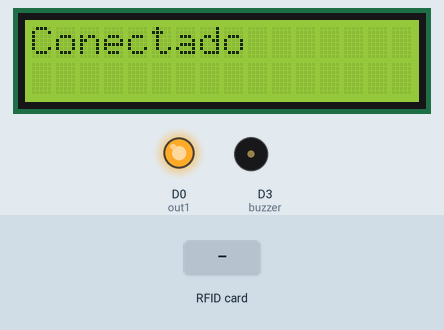
Simulated run of this sketch. Board: ESP8266 (NodeMCU). Shown: 16×2 character LCD, output pins drawn as LEDs (lit = HIGH), buzzer (waves = sounding). The inputs (shaded band) are chosen by the test bench. WiFi joins after 1.5 s; servers stay silent unless stated; uploads are accepted with an empty reply; EEPROM starts erased; what the sketch prints to the serial monitor is not drawn.

Above: at 2.8 s.
2.9 s: RFID card 5E 7A 19 C4 held to the reader
At 5.2 s:
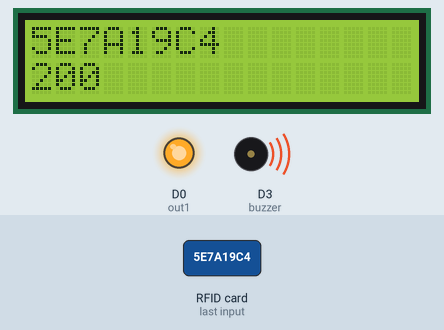
At 6.8 s:
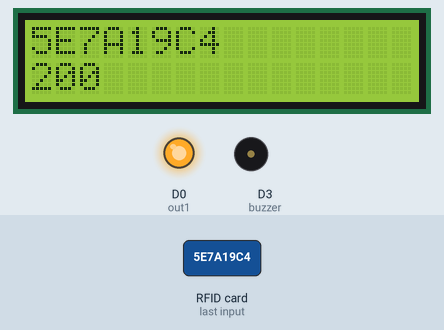
Timing chart, 0 to 8.3 s (numbered marks = the images above; inputs shaded):
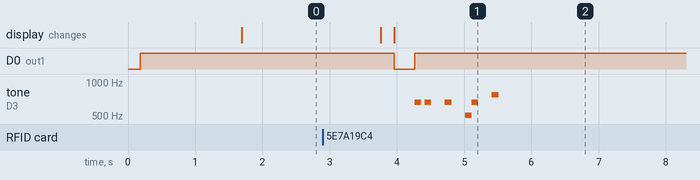

Measured:
- after the input at 2.9 s, D0 (out1): HIGH → LOW after 1.1 s, → HIGH 0.30 s later; tone on D3 (buzzer): plays 660 Hz for 0.10 s, 660 Hz for 0.10 s, 660 Hz for 0.10 s, 510 Hz for 0.10 s, 660 Hz for 0.10 s, 770 Hz for 0.10 s, starting after 1.4 s; the display: first changes after 0.86 s (image 1 shows a later state)

The sketch:

nodemcu.ino
```cpp
#include <Wire.h>
#include <EEPROM.h>
#include <ESP8266HTTPClient.h>
#include <ESP8266WiFi.h>
#include <LiquidCrystal_I2C.h>
#define SS_PIN D4
#define RST_PIN D8      //Não conectar esse pino na placa rc522, da erro ao gravar a placa
#include <SPI.h>
#include <MFRC522.h>
#define out1  16       // Saida D0 de 0V para rele de creditos
//#define out2         // Saida D3 de 0V para led vermelho indicador de erro
#define buzzer D3

//////////////////////////// DADOS PARA PREENCHER /////////////////////////

char* rede = "LOJA 01-Oi FIBRA 2.4Ghz";     // Digite o nome da rede wifi entre "aspas"
char* senha = "loteria01"; // Digite a senha da rede wifi entre "aspas"
String token = "eyJ0eXAiOiJKV1QiLCJhbGciOiJIUzI1NiJ9.eyJpZF9tYXF1aW5hIjoxLCJjb250cm9sX3N0ciI6IlhyeEVhTG83QkNRIn0.dTO0SwMCEt_y1acDqrZANRxEU5Yx5ZsM9Yjna601JA4";

/////////////////////////////////////////////////////////////////////////

LiquidCrystal_I2C lcd(0x27, 16, 2);
MFRC522 mfrc522(SS_PIN, RST_PIN);
int statuss = 0;
int out = 0;


struct responseHttp {
  int sts;
  String content;
};
struct responseHttp resp;


void setup()
{
  Serial.begin(9600);
  WiFi.begin(rede, senha);
  SPI.begin();
  mfrc522.PCD_Init();
  EEPROM.begin(512);

  lcd.begin(16,2);
  lcd.init();
  lcd.backlight();


  pinMode(out1, OUTPUT);
  //pinMode(out2, OUTPUT);

  digitalWrite(out1, HIGH);
  //digitalWrite(out2, HIGH);
  connectaWifi();


  Serial.println();
  Serial.println(EEPROM.read(10));
}

void loop() {

  String tag = "";
  connectaWifi();

  tag = readCard();
  if (tag != "") {
    validate(tag);
  }
  delay(1000);
}

void validate(String tag) {

  String link = "";
  Serial.println(tag);
  lcd.clear();
  lcd.setCursor(0, 0);
  lcd.print(tag);
  link = "/validate?tag=" + tag + "&token=" + token;

  resp = httpGet(link);

  lcd.setCursor(0, 1);
  lcd.print(resp.sts);

  Serial.println(resp.sts);
  Serial.println(resp.content);

  if (resp.sts == 200) {
    credito();
  } else {
    error();
  }
}
```

funcoes.ino
```cpp
void error() {
  mario2();
  //digitalWrite(out2, LOW);
  //delay(500);
  //digitalWrite(out2, HIGH);
}


void connectaWifi() {
  while (WiFi.status() != WL_CONNECTED) {
    delay(500);
    Serial.print("Conectando ao wifi ");
    Serial.print(rede);
    Serial.print(" Senha ");
    Serial.println(senha);
    if (WiFi.status() == WL_CONNECTED)
    {
      lcd.clear();
      lcd.setCursor(0, 0);
      lcd.print("Conectado");
      Serial.println("Conectado");

    }
  }
}


String readCard() {
  String cont = "";


  if ( ! mfrc522.PICC_IsNewCardPresent() or !mfrc522.PICC_ReadCardSerial()) {
    return "";
  }

  for (byte i = 0; i < mfrc522.uid.size; i++) {
    cont.concat(String(mfrc522.uid.uidByte[i], HEX));
  }
  cont.toUpperCase();
  return cont;

}

void credito() {
  digitalWrite(out1, LOW);
  //tone(buzzer, 100, 1000);
  delay(300);           // Tempo em ms que o relê fica acionado para gerar o credito
  digitalWrite(out1, HIGH);
  mario1();

}

  struct responseHttp httpGet(String link) {
  struct responseHttp response;
  String fixedUrl = "http://201.27.119.72:5000/api";
  HTTPClient http;

  http.begin(fixedUrl + link);
  http.addHeader("Content-Type", "text/plain");
  int httpCode = http.GET();
  String resposta = http.getString();

  response.sts = httpCode;
  response.content = resposta;

  http.end();

  return response;

}
```

som.ino
```cpp
void mario1()
{
  tone(buzzer, 660, 100);
  delay(150);
  tone(buzzer, 660, 100);
  delay(300);
  tone(buzzer, 660, 100);
  delay(300);
  tone(buzzer, 510, 100);
  delay(100);
  tone(buzzer, 660, 100);
  delay(300);
  tone(buzzer, 770, 100);
  delay(550);
}

void mario2()
{
  tone(buzzer, 380, 100);
  delay(150);
  tone(buzzer, 430, 100);
  delay(150);


}
```
